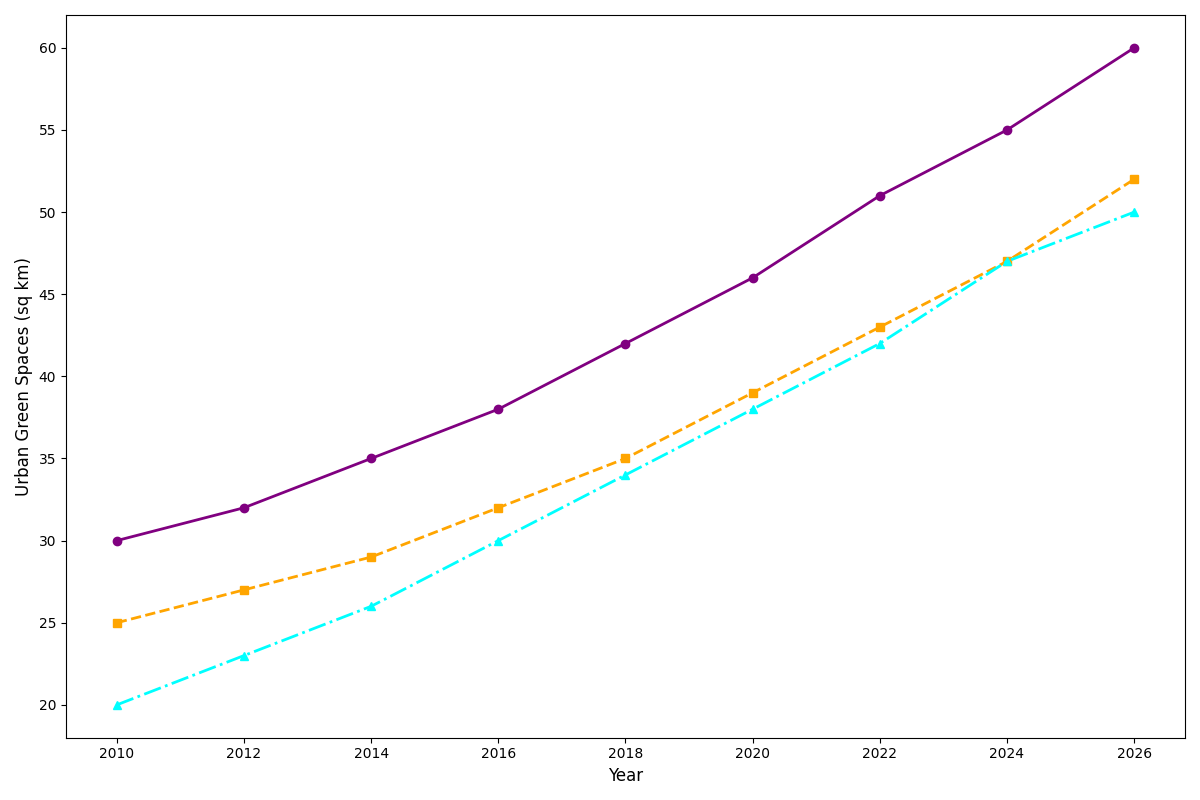

Python code for this plot:
import matplotlib.pyplot as plt
import numpy as np

years = np.array([2010, 2012, 2014, 2016, 2018, 2020, 2022, 2024, 2026])
new_york_green_spaces = np.array([30, 32, 35, 38, 42, 46, 51, 55, 60])
tokyo_green_spaces = np.array([25, 27, 29, 32, 35, 39, 43, 47, 52])
berlin_green_spaces = np.array([20, 23, 26, 30, 34, 38, 42, 47, 50])

fig, ax = plt.subplots(figsize=(12, 8))

ax.plot(years, new_york_green_spaces, marker='o', linestyle='-', color='purple', linewidth=2)
ax.plot(years, tokyo_green_spaces, marker='s', linestyle='--', color='orange', linewidth=2)
ax.plot(years, berlin_green_spaces, marker='^', linestyle='-.', color='cyan', linewidth=2)

ax.set_xlabel('Year', fontsize=12)
ax.set_ylabel('Urban Green Spaces (sq km)', fontsize=12)

plt.tight_layout()
plt.show()
